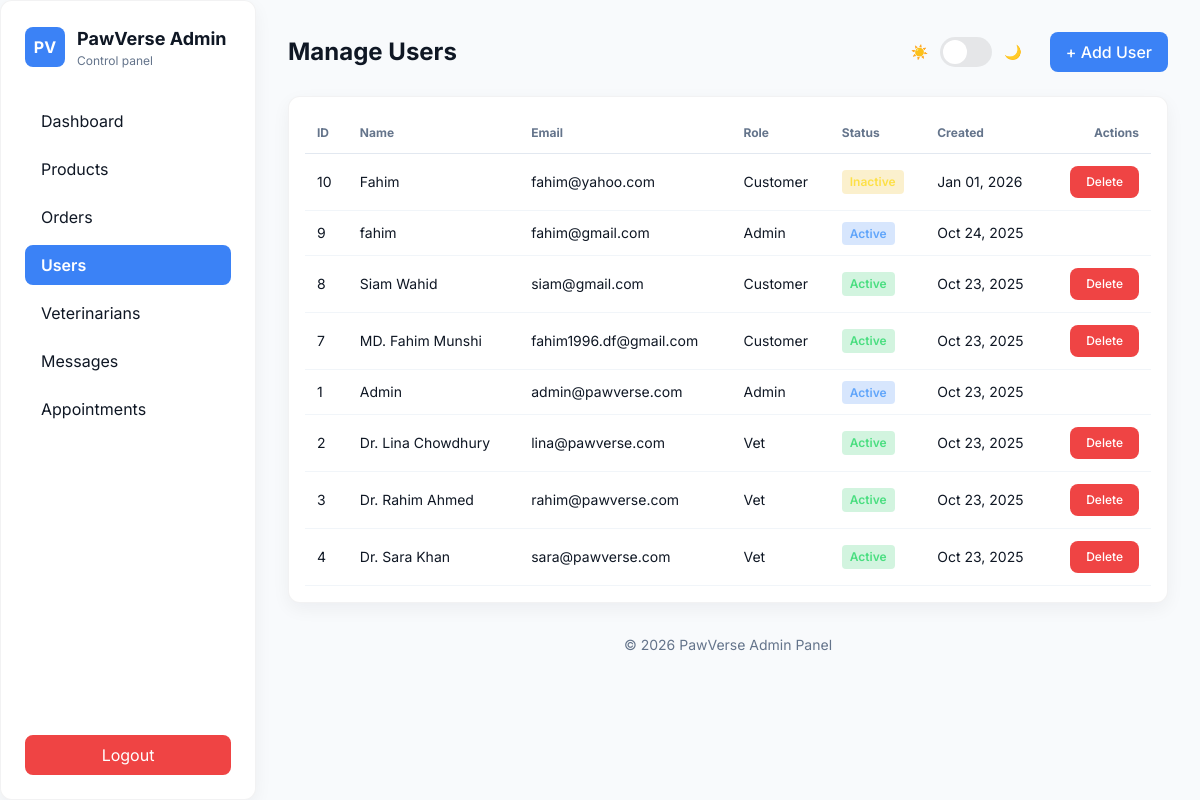
The page /admin/users.php (signed in) on the database its author committed.
### tables this page shows
CREATE TABLE `users` (
  `id` int(11) NOT NULL,
  `name` varchar(100) NOT NULL,
  `email` varchar(100) NOT NULL,
  `password` varchar(255) DEFAULT NULL,
  `role` enum('customer','vet','admin') DEFAULT 'customer',
  `status` enum('active','inactive') DEFAULT 'active',
  `created_at` timestamp NOT NULL DEFAULT current_timestamp()
);

### admin/users.php (the view, shortened to what this page needs)
<?php
require_once __DIR__ . '/../config/db.php';
$users = $conn->query("SELECT * FROM users ORDER BY created_at DESC");
?>
<!DOCTYPE html>
<html lang="en">
<head>
<script src="https://cdn.tailwindcss.com"></script>
</head>
<body>
<div class="min-h-screen flex">
  <aside class="fixed top-0 left-0 h-full w-64 p-6 panel z-40">
    <div class="flex flex-col justify-between h-full">
      <div>
        <div class="flex items-center gap-3 mb-8">
          <div class="w-10 h-10 rounded-lg flex items-center justify-center bg-[color:var(--accent)] text-white font-bold">PV</div>
          <div>
            <h3 class="text-lg font-bold">PawVerse Admin</h3>
            <div class="text-xs muted">Control panel</div>
          </div>
        </div>
        <nav class="space-y-2">
          <a href="dashboard.php" class="block px-4 py-2 rounded-lg hover:bg-[color:var(--accent)]/10 transition">Dashboard</a>
          <a href="products.php" class="block px-4 py-2 rounded-lg hover:bg-[color:var(--accent)]/10 transition">Products</a>
          <a href="orders.php" class="block px-4 py-2 rounded-lg hover:bg-[color:var(--accent)]/10 transition">Orders</a>
          <a href="users.php" class="block px-4 py-2 rounded-lg bg-[color:var(--accent)] text-white font-semibold">Users</a>
          <a href="veterinarians.php" class="block px-4 py-2 rounded-lg hover:bg-[color:var(--accent)]/10 transition">Veterinarians</a>
          <a href="messages.php" class="block px-4 py-2 rounded-lg hover:bg-[color:var(--accent)]/10 transition">Messages</a>
          <a href="appointments.php" class="block px-4 py-2 rounded-lg hover:bg-[color:var(--accent)]/10 transition">Appointments</a>
        </nav>
      </div>
      <form method="POST" action="../auth/logout.php" class="pt-6">
        <button class="w-full py-2 rounded-lg bg-red-500 text-white hover:bg-red-600 transition">Logout</button>
      </form>
    </div>
  </aside>
  <main class="flex-1 ml-64 p-8">
    <div class="flex items-center justify-between mb-6">
      <h1 class="text-2xl font-bold">Manage Users</h1>
      <div class="flex items-center gap-3">
        <div class="text-sm muted">☀️</div>
        <div id="themeSwitch" class="switch"><div class="knob"></div></div>
        <div class="text-sm muted">🌙</div>
        <button onclick="toggleModal(true)" class="btn btn-primary ml-4">+ Add User</button>
      </div>
    </div>
    <div class="panel p-4 overflow-x-auto">
      <table class="min-w-full text-sm">
        <thead>
          <tr class="border-b border-slate-200 dark:border-white/10 muted text-xs">
            <th>ID</th><th>Name</th><th>Email</th><th>Role</th><th>Status</th><th>Created</th><th>Actions</th>
          </tr>
        </thead>
        <tbody>
        <?php if ($users->num_rows > 0): while ($u = $users->fetch_assoc()): ?>
          <tr class="border-b border-slate-100 dark:border-white/10">
            <td><?php echo $u['id']; ?></td>
            <td><?php echo htmlspecialchars($u['name']); ?></td>
            <td><?php echo htmlspecialchars($u['email']); ?></td>
            <td class="capitalize"><?php echo htmlspecialchars($u['role']); ?></td>
            <td>
              <?php if ($u['role'] !== 'admin'): ?>
              <form method="POST" style="display:inline;">
                <button type="submit" name="toggle_status"
                        class="px-2 py-1 rounded text-xs font-semibold <?php echo $u['status']==='active'?'bg-green-500/20 text-green-400':'bg-yellow-500/20 text-yellow-300'; ?>">
                  <?php echo ucfirst($u['status']); ?>
                </button>
              </form>
              <?php else: ?>
                <span class="px-2 py-1 bg-blue-500/20 text-blue-400 rounded text-xs font-semibold">Active</span>
              <?php endif; ?>
            </td>
            <td><?php echo date('M d, Y', strtotime($u['created_at'])); ?></td>
            <td class="text-right">
              <?php if ($u['role'] !== 'admin'): ?>
              <button onclick="confirmDelete(<?php echo $u['id']; ?>, '<?php echo htmlspecialchars($u['name']); ?>')" class="btn btn-danger text-xs">Delete</button>
              <?php endif; ?>
            </td>
          </tr>
        <?php endwhile; else: ?>
          <tr><td colspan="7" class="py-4 text-center muted">No users found.</td></tr>
        <?php endif; ?>
        </tbody>
      </table>
    </div>
    <footer class="mt-8 text-sm muted text-center">© <?php echo date('Y'); ?> PawVerse Admin Panel</footer>
  </main>
</div>
</body>
</html>

### admin/users.php (style rules this page uses)
:root { --bg:#f8fafc;--panel:#ffffff;--muted:#64748b;--text:#0f1724;--accent:#3b82f6; --glass-border:rgba(2,6,23,0.05);--card-shadow:0 6px 18px rgba(15,23,36,0.05); }
body { font-family:"Inter",sans-serif;background:var(--bg);color:var(--text);transition:background .35s,color .35s; }
.panel { background:var(--panel);border:1px solid var(--glass-border);box-shadow:var(--card-shadow);border-radius:.75rem; }
.muted { color:var(--muted); }
.btn { padding:.5rem 1rem;border-radius:.5rem;font-weight:500; }
.btn-primary { background:var(--accent);color:white; }
.btn-danger { background:#ef4444;color:white; }
.switch { width:52px;height:30px;border-radius:999px;padding:3px;display:inline-flex;align-items:center;cursor:pointer;background:rgba(0,0,0,0.08); }
.switch .knob { width:24px;height:24px;border-radius:999px;background:white;transform:translateX(0);transition:transform .25s; }
th,td { text-align:left;padding:.75rem .75rem;white-space:nowrap; }
th:last-child,td:last-child { text-align:right; }

### rows shown on the page
users: id "10", name "Fahim", email "fahim@yahoo.com", role "Customer", status "Inactive", created_at "Jan 01, 2026"
users: id "9", name "fahim", email "fahim@gmail.com", role "Admin", shows "Active", created_at "Oct 24, 2025"
users: id "8", name "Siam Wahid", email "siam@gmail.com", role "Customer", status "Active", created_at "Oct 23, 2025"
users: id "7", name "MD. Fahim Munshi", email "fahim1996.df@gmail.com", role "Customer", status "Active", created_at "Oct 23, 2025"
users: id "1", name "Admin", email "admin@pawverse.com", role "Admin", shows "Active", created_at "Oct 23, 2025"
users: id "2", name "Dr. Lina Chowdhury", email "lina@pawverse.com", role "Vet", status "Active", created_at "Oct 23, 2025"
users: id "3", name "Dr. Rahim Ahmed", email "rahim@pawverse.com", role "Vet", status "Active", created_at "Oct 23, 2025"
users: id "4", name "Dr. Sara Khan", email "sara@pawverse.com", role "Vet", status "Active", created_at "Oct 23, 2025"
